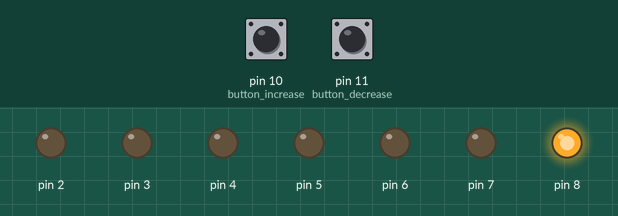
Recording of a sketch running on a simulated Arduino Uno, built with avr-gcc and run on an emulated ATmega328P. Parts: output pins drawn as LEDs (lit = HIGH). Inputs (shaded band) come from the test bench; at power-on: pin 10 (button_increase) LOW, pin 11 (button_decrease) LOW.

Above: at 1.2 s.
1.3 s: pin 10 (button_increase) pulled HIGH for 1 s
At 2.8 s:
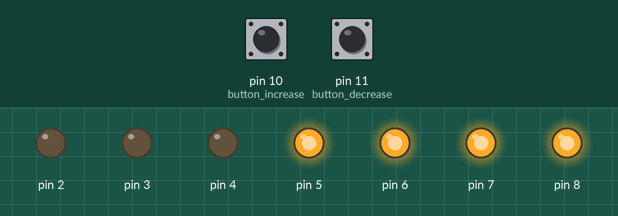
4.3 s: pin 10 (button_increase) pulled HIGH for 0.15 s
At 5.5 s:
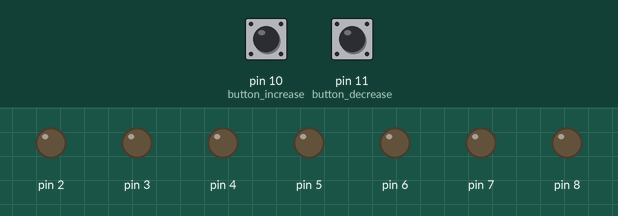
5.9 s: pin 10 (button_increase) pulled HIGH for 0.15 s
At 6.3 s:
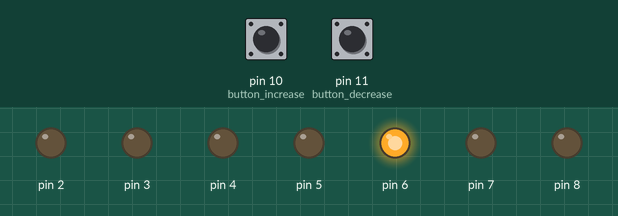
7.5 s: pin 11 (button_decrease) pulled HIGH for 0.15 s
At 8.7 s:
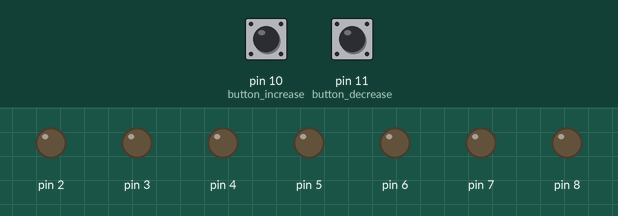
9.1 s: pin 11 (button_decrease) pulled HIGH for 1 s
At 11.3 s:
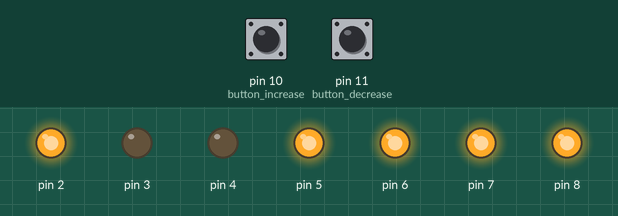
Timing chart, 0 to 12.8 s (numbered marks = the images above; inputs shaded):
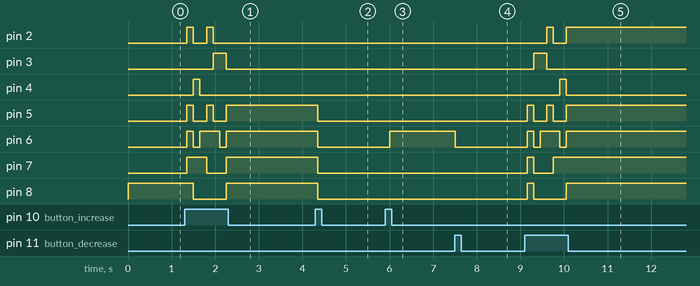

The sketch:

7segment.ino
```cpp
int a = 2, b = 3, c = 4, d = 5, e = 6, f = 7, g = 8;
int button_increase = 10, button_decrease = 11;
int i;
int num = 0;
byte num_table[10][7] = {
  {0,0,0,0,0,0,1}, //0
  {1,0,0,1,1,1,1}, //1
  {0,0,1,0,0,1,0}, //2
  {0,0,0,0,1,1,0}, //3
  {1,0,0,1,1,0,0}, //4
  {0,1,0,0,1,0,0}, //5
  {0,1,0,0,0,0,0}, //6
  {0,0,0,1,1,1,1}, //7
  {0,0,0,0,0,0,0}, //8
  {0,0,0,0,1,0,0}  //9
};

void setup() {
  for(i=2;i<9;i++){
    pinMode(i, OUTPUT);
  }
  pinMode(button_increase, INPUT);
  pinMode(button_decrease, INPUT);
}

void loop() {
  if(digitalRead(button_increase) == 1){
    num++;
  }
  if(digitalRead(button_decrease) == 1){
    num--;
  }
  if(num < 0){
    num = 0;
  }
  if(num > 9){
    num = 9;
  }

  for(i=0;i<7;i++){
    digitalWrite(i+2,num_table[num][i]);
  }
  delay(150);
}
```

Measured:
- after the input at 1.3 s, pin 2: alternates HIGH for 0.15 s and LOW for 0.30 s, 4 changes in all, then stays LOW, starting after 0.05 s; pin 3: LOW → HIGH after 0.65 s, → LOW 0.30 s later
- after the input at 4.3 s, pin 5–8: HIGH → LOW after 0.05 s
- after the input at 5.9 s, pin 6: LOW → HIGH after 0.10 s
- after the input at 7.5 s, pin 6: HIGH → LOW at once
- after the input at 9.1 s, pin 2: LOW → HIGH after 0.50 s, → LOW 0.15 s later, → HIGH 0.30 s later; pin 3: LOW → HIGH after 0.20 s, → LOW 0.30 s later
